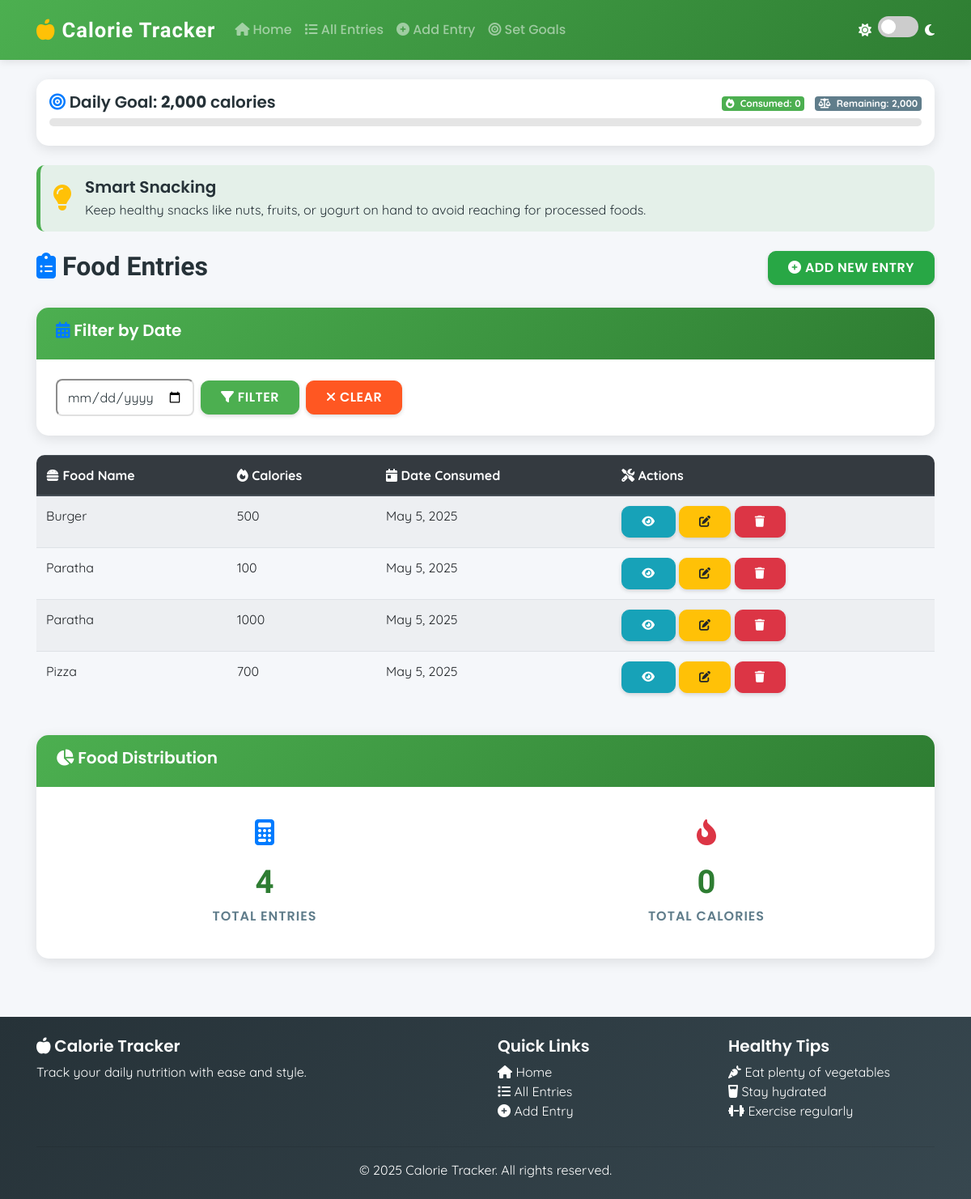
The app's page /entries/ with its own data.
### tracker/models.py (models this page shows, shortened)
class FoodEntry(models.Model):
    food_name = models.CharField(max_length=200)
    calories = models.IntegerField()
    date_consumed = models.DateField()
    class Meta:
        ordering = ['-date_consumed', 'food_name']
        verbose_name_plural = 'Food Entries'

### tracker/views.py (the view)
# urls.py: path('entries/', FoodEntryListView.as_view(), name='entry-list'),
class FoodEntryListView(ListView):
    model = FoodEntry
    context_object_name = 'entries'
    template_name = 'tracker/entry_list.html'
    def get_context_data(self, **kwargs):
        context = super().get_context_data(**kwargs)
        filter_form = DateFilterForm(self.request.GET or None)
        context['filter_form'] = filter_form
        if filter_form.is_valid() and filter_form.cleaned_data.get('date'):
            filter_date = filter_form.cleaned_data.get('date')
            context['filter_date'] = filter_date
            total_calories = self.get_queryset().aggregate(Sum('calories'))['calories__sum'] or 0
            context['total_calories'] = total_calories
        return context
    def get_queryset(self):
        queryset = super().get_queryset()
        filter_form = DateFilterForm(self.request.GET or None)
        if filter_form.is_valid() and filter_form.cleaned_data.get('date'):
            filter_date = filter_form.cleaned_data.get('date')
            queryset = queryset.filter(date_consumed=filter_date)
        return queryset

### tracker/forms.py
class DateFilterForm(forms.Form):
    date = forms.DateField(
        widget=forms.DateInput(attrs={'type': 'date'}),
        required=False
    )

### templates/tracker/entry_list.html (shortened to what this page needs)
{% extends 'base.html' %}
{% block content %}
<div class="row mb-4 animate-on-load">
    <div class="col-md-8">
        <h2><i class="fas fa-clipboard-list text-primary"></i> Food Entries</h2>
    </div>
    <div class="col-md-4 text-right">
        <a href="{% url 'entry-create' %}" class="btn btn-success">
            <i class="fas fa-plus-circle"></i> Add New Entry
        </a>
    </div>
</div>
<div class="card mb-4" data-aos="fade-up">
    <div class="card-header bg-light">
        <h5><i class="fas fa-calendar-alt text-primary"></i> Filter by Date</h5>
    </div>
    <div class="card-body">
        <form method="get" class="form-inline">
            <div class="form-group mr-2">
                {{ filter_form.date }}
            </div>
            <button type="submit" class="btn btn-primary mr-2">
                <i class="fas fa-filter"></i> Filter
            </button>
            <a href="{% url 'entry-list' %}" class="btn btn-secondary">
                <i class="fas fa-times"></i> Clear
            </a>
        </form>
    </div>
</div>
{% if entries %}
    <div class="table-responsive" data-aos="fade-up" data-aos-delay="100">
        <table class="table table-striped table-hover">
            <thead class="thead-dark">
                <tr>
                    <th><i class="fas fa-hamburger"></i> Food Name</th>
                    <th><i class="fas fa-fire"></i> Calories</th>
                    <th><i class="fas fa-calendar-day"></i> Date Consumed</th>
                    <th><i class="fas fa-tools"></i> Actions</th>
                </tr>
            </thead>
            <tbody>
                {% for entry in entries %}
                <tr>
                    <td>{{ entry.food_name }}</td>
                    <td>{{ entry.calories }}</td>
                    <td>{{ entry.date_consumed }}</td>
                    <td>
                        <a href="{% url 'entry-detail' entry.pk %}" class="btn btn-sm btn-info" data-toggle="tooltip" title="View Details">
                            <i class="fas fa-eye"></i>
                        </a>
                        <a href="{% url 'entry-update' entry.pk %}" class="btn btn-sm btn-warning" data-toggle="tooltip" title="Edit Entry">
                            <i class="fas fa-edit"></i>
                        </a>
                        <a href="{% url 'entry-delete' entry.pk %}" class="btn btn-sm btn-danger" data-toggle="tooltip" title="Delete Entry">
                            <i class="fas fa-trash"></i>
                        </a>
                    </td>
                </tr>
                {% endfor %}
            </tbody>
        </table>
    </div>
{% else %}
    <div class="alert alert-info" data-aos="fade-up">
        <i class="fas fa-info-circle fa-lg mr-2"></i> No entries found.
        {% if filter_date %}Try a different date or {% endif %}
        <a href="{% url 'entry-create' %}" class="alert-link">add a new entry</a>.
    </div>
{% endif %}
{% if entries %}
<div class="card mt-4" data-aos="fade-up" data-aos-delay="200">
    <div class="card-header bg-primary text-white">
        <h5><i class="fas fa-chart-pie"></i> Food Distribution</h5>
    </div>
    <div class="card-body">
        <div class="row">
            <div class="col-md-6">
                <div class="stat-card text-center p-3">
                    <i class="fas fa-calculator fa-2x text-primary mb-3"></i>
                    <div class="stat-value">{{ entries|length }}</div>
                    <div class="stat-label">TOTAL ENTRIES</div>
                </div>
            </div>
            <div class="col-md-6">
                <div class="stat-card text-center p-3">
                    <i class="fas fa-fire-flame-curved fa-2x text-danger mb-3"></i>
                    <div class="stat-value">{{ total_calories|default:"0" }}</div>
                    <div class="stat-label">TOTAL CALORIES</div>
                </div>
            </div>
        </div>
    </div>
</div>
{% endif %}
{% endblock %}

### templates/base.html (shortened to what this page needs)
<!DOCTYPE html>
<html lang="en" data-theme="light">
<head>
    <link rel="stylesheet" href="https://cdnjs.cloudflare.com/ajax/libs/font-awesome/6.1.1/css/all.min.css">
    <link rel="stylesheet" href="https://stackpath.bootstrapcdn.com/bootstrap/4.5.2/css/bootstrap.min.css">
    <link rel="stylesheet" href="https://unpkg.com/aos@next/dist/aos.css" />
</head>
<body>
    <nav class="navbar navbar-expand-lg navbar-dark">
        <div class="container">
            <a class="navbar-brand" href="{% url 'home' %}">
                <i class="fas fa-apple-alt"></i>Calorie Tracker
            </a>
            <div class="collapse navbar-collapse" id="navbarNav">
                <ul class="navbar-nav mr-auto">
                    <li class="nav-item">
                        <a class="nav-link" href="{% url 'home' %}">
                            <i class="fas fa-home"></i> Home
                        </a>
                    </li>
                    <li class="nav-item">
                        <a class="nav-link" href="{% url 'entry-list' %}">
                            <i class="fas fa-list"></i> All Entries
                        </a>
                    </li>
                    <li class="nav-item">
                        <a class="nav-link" href="{% url 'entry-create' %}">
                            <i class="fas fa-plus-circle"></i> Add Entry
                        </a>
                    </li>
                    <li class="nav-item">
                        <a class="nav-link" href="#" data-toggle="modal" data-target="#goalSettingModal">
                            <i class="fas fa-bullseye"></i> Set Goals
                        </a>
                    </li>
                </ul>
                <div class="theme-switch-wrapper">
                    <span class="mr-2 text-white"><i class="fas fa-sun"></i></span>
                    <label class="theme-switch" for="theme-switch">
                        <span class="slider round"></span>
                    </label>
                    <span class="ml-2 text-white"><i class="fas fa-moon"></i></span>
                </div>
            </div>
        </div>
    </nav>
    <div class="container content py-4">
        <div class="card mb-4 fade-in">
            <div class="card-body p-3">
                <div class="d-flex justify-content-between align-items-center">
                    <div>
                        <h5 class="mb-0"><i class="fas fa-bullseye text-primary"></i> Daily Goal: <span id="daily-goal" class="font-weight-bold">2000</span> calories</h5>
                    </div>
                    <div>
                        <span class="badge badge-primary"><i class="fas fa-fire mr-1"></i> Consumed: <span id="consumed-calories">0</span></span>
                        <span class="badge badge-secondary ml-2"><i class="fas fa-balance-scale mr-1"></i> Remaining: <span id="remaining-calories">2000</span></span>
                    </div>
                </div>
                <div class="goal-progress mt-2">
                </div>
            </div>
        </div>
        <div id="nutrition-suggestion" class="nutrition-alert mb-4" style="display: none;">
            <div class="d-flex align-items-center">
                <div class="mr-3">
                    <i class="fas fa-lightbulb fa-2x text-warning"></i>
                </div>
                <div>
                    <h5 class="mb-1" id="suggestion-title">Nutrition Tip</h5>
                    <p class="mb-0" id="suggestion-text">Stay hydrated throughout the day!</p>
                </div>
            </div>
        </div>
        {% block content %}{% endblock %}
    </div>
    <footer class="bg-dark text-white py-4 mt-5">
        <div class="container">
            <div class="row">
                <div class="col-md-6">
                    <h5><i class="fas fa-apple-alt"></i> Calorie Tracker</h5>
                    <p>Track your daily nutrition with ease and style.</p>
                </div>
                <div class="col-md-3">
                    <h5>Quick Links</h5>
                    <ul class="list-unstyled">
                        <li><a href="{% url 'home' %}" class="text-white"><i class="fas fa-home"></i> Home</a></li>
                        <li><a href="{% url 'entry-list' %}" class="text-white"><i class="fas fa-list"></i> All Entries</a></li>
                        <li><a href="{% url 'entry-create' %}" class="text-white"><i class="fas fa-plus-circle"></i> Add Entry</a></li>
                    </ul>
                </div>
                <div class="col-md-3">
                    <h5>Healthy Tips</h5>
                    <ul class="list-unstyled">
                        <li><i class="fas fa-carrot"></i> Eat plenty of vegetables</li>
                        <li><i class="fas fa-glass-water"></i> Stay hydrated</li>
                        <li><i class="fas fa-dumbbell"></i> Exercise regularly</li>
                    </ul>
                </div>
            </div>
            <hr>
            <div class="text-center">
                <p class="mb-0">© {% now "Y" %} Calorie Tracker. All rights reserved.</p>
            </div>
        </div>
    </footer>
</body>
</html>

### records on screen
FoodEntry: food_name "Burger", calories "500", date_consumed "May 5, 2025"
FoodEntry: food_name "Paratha", calories "100", date_consumed "May 5, 2025"
FoodEntry: food_name "Paratha", calories "1000", date_consumed "May 5, 2025"
FoodEntry: food_name "Pizza", calories "700", date_consumed "May 5, 2025"

### other values on screen
{{ entries|length }} "4"
{{ total_calories|default:"0" }} "0"
